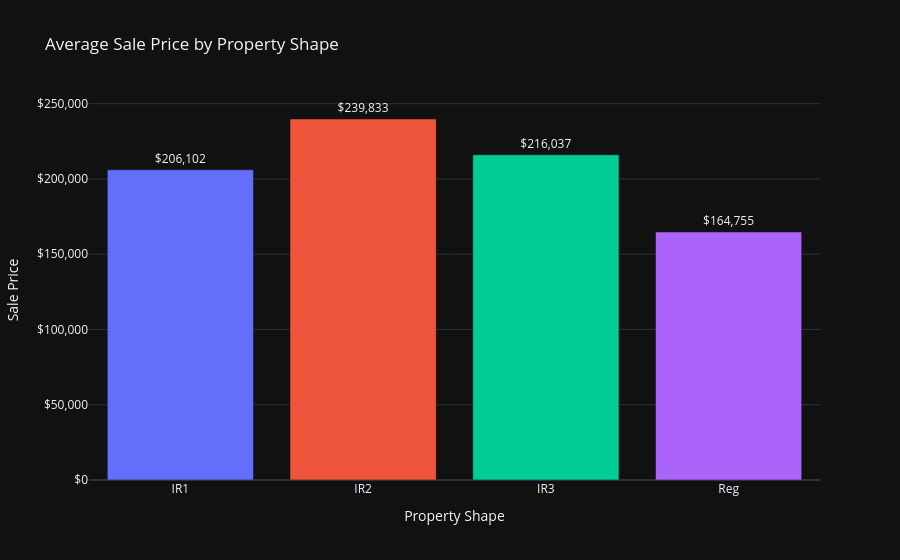

Notebook code cell kept with this figure:
### Code cell
# 4. Average sale price by property shape
colors = px.colors.qualitative.Plotly

shape_prices = df.groupby('LotShape')['SalePrice'].mean()
contour_prices = df.groupby('LandContour')['SalePrice'].mean()

# Shape Prices
fig7 = px.bar(x=shape_prices.index, 
              y=shape_prices.values, 
              title='Average Sale Price by Property Shape',
              template='plotly_dark', 
              text=shape_prices.values
)

fig7.update_traces(marker_color=colors, texttemplate='$%{text:,.0f}', textposition='outside')
fig7.update_yaxes(title='Sale Price', tickprefix='$', tickformat=',')
fig7.update_xaxes(title='Property Shape')
fig7.update_layout(showlegend=False)

# Contour Prices
fig8 = px.bar(x=contour_prices.index, 
              y=contour_prices.values, 
              title='Average Sale Price by Property Contour',
              template='plotly_dark', 
              text=contour_prices.values
)

fig8.update_traces(marker_color=colors, texttemplate='$%{text:,.0f}', textposition='outside')
fig8.update_yaxes(title='Sale Price', tickprefix='$', tickformat=',')
fig8.update_xaxes(title='Property Contour')
fig8.update_layout(showlegend=False)

fig7.show()
fig8.show()

### Figure 1 — Plotly figure (JSON) as saved in the notebook; plotly's stock layout.template omitted (floating-point values rounded to 4 significant figures)
{"data": [{"hovertemplate": "x=%{x}<br>y=%{y}<br>text=%{text}<extra></extra>", "legendgroup": "", "marker": {"color": ["#636EFA", "#EF553B", "#00CC96", "#AB63FA", "#FFA15A", "#19D3F3", "#FF6692", "#B6E880", "#FF97FF", "#FECB52"], "pattern": {"shape": ""}}, "name": "", "orientation": "v", "showlegend": false, "text": [206100.0, 239800.0, 216000.0, 164800.0], "textposition": "outside", "texttemplate": "$%{text:,.0f}", "type": "bar", "x": ["IR1", "IR2", "IR3", "Reg"], "xaxis": "x", "y": [206100.0, 239800.0, 216000.0, 164800.0], "yaxis": "y"}], "layout": {"barmode": "relative", "legend": {"tracegroupgap": 0}, "showlegend": false, "title": {"text": "Average Sale Price by Property Shape"}, "xaxis": {"anchor": "y", "domain": [0, 1], "title": {"text": "Property Shape"}}, "yaxis": {"anchor": "x", "domain": [0, 1], "tickformat": ",", "tickprefix": "$", "title": {"text": "Sale Price"}}}}
